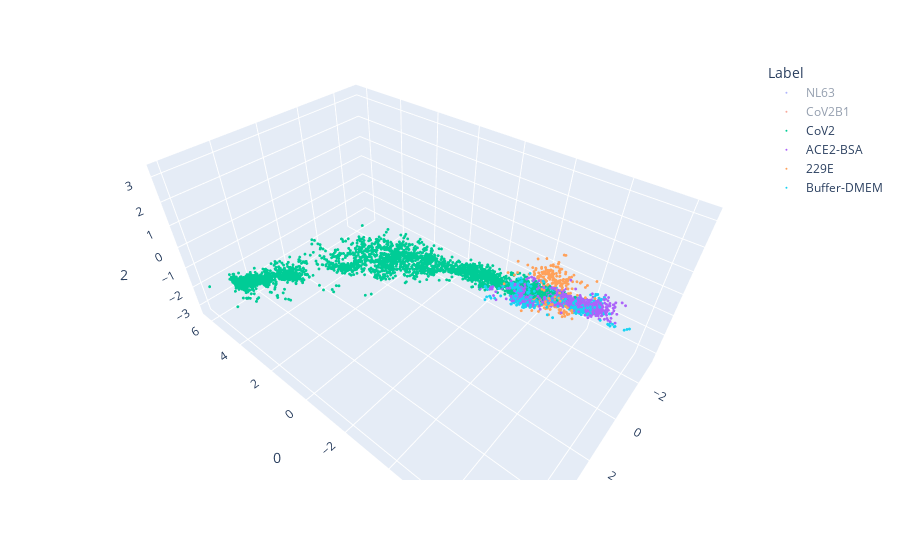

The cell this chart's notebook holds for it:
### Markdown cell above
Visualize the first 3 PCs using plotly, it's an interactive plot.

### Code cell
# Visualize the first 3 PCs
proj_3d = PCA(n_components=3).fit_transform(x_data)

fig_3d = px.scatter_3d(
    proj_3d, x=0, y=1, z=2,
    color=pcs_df['Label'], labels={'color': 'Label'}
)
fig_3d.update_traces(marker_size=1)

fig_3d.show()

### Figure 1 — Plotly figure (JSON) as saved in the notebook; plotly's stock layout.template omitted (floating-point values rounded to 4 significant figures; data arrays with more than 128 entries replaced by an {"elided": "..."} marker saying what was removed)
{"data": [{"hovertemplate": "Label=NL63<br>0=%{x}<br>1=%{y}<br>2=%{z}<extra></extra>", "legendgroup": "NL63", "marker": {"color": "#636efa", "size": 1, "symbol": "circle"}, "mode": "markers", "name": "NL63", "scene": "scene", "showlegend": true, "type": "scatter3d", "visible": "legendonly", "x": {"elided": "3259 float values"}, "y": {"elided": "3259 float values"}, "z": {"elided": "3259 float values"}}, {"hovertemplate": "Label=CoV2B1<br>0=%{x}<br>1=%{y}<br>2=%{z}<extra></extra>", "legendgroup": "CoV2B1", "marker": {"color": "#EF553B", "size": 1, "symbol": "circle"}, "mode": "markers", "name": "CoV2B1", "scene": "scene", "showlegend": true, "type": "scatter3d", "visible": "legendonly", "x": {"elided": "3710 float values"}, "y": {"elided": "3710 float values"}, "z": {"elided": "3710 float values"}}, {"hovertemplate": "Label=CoV2<br>0=%{x}<br>1=%{y}<br>2=%{z}<extra></extra>", "legendgroup": "CoV2", "marker": {"color": "#00cc96", "size": 1, "symbol": "circle"}, "mode": "markers", "name": "CoV2", "scene": "scene", "showlegend": true, "type": "scatter3d", "visible": true, "x": {"elided": "3639 float values"}, "y": {"elided": "3639 float values"}, "z": {"elided": "3639 float values"}}, {"hovertemplate": "Label=ACE2-BSA<br>0=%{x}<br>1=%{y}<br>2=%{z}<extra></extra>", "legendgroup": "ACE2-BSA", "marker": {"color": "#ab63fa", "size": 1, "symbol": "circle"}, "mode": "markers", "name": "ACE2-BSA", "scene": "scene", "showlegend": true, "type": "scatter3d", "x": {"elided": "734 float values"}, "y": {"elided": "734 float values"}, "z": {"elided": "734 float values"}}, {"hovertemplate": "Label=229E<br>0=%{x}<br>1=%{y}<br>2=%{z}<extra></extra>", "legendgroup": "229E", "marker": {"color": "#FFA15A", "size": 1, "symbol": "circle"}, "mode": "markers", "name": "229E", "scene": "scene", "showlegend": true, "type": "scatter3d", "x": {"elided": "474 float values"}, "y": {"elided": "474 float values"}, "z": {"elided": "474 float values"}}, {"hovertemplate": "Label=Buffer-DMEM<br>0=%{x}<br>1=%{y}<br>2=%{z}<extra></extra>", "legendgroup": "Buffer-DMEM", "marker": {"color": "#19d3f3", "size": 1, "symbol": "circle"}, "mode": "markers", "name": "Buffer-DMEM", "scene": "scene", "showlegend": true, "type": "scatter3d", "x": {"elided": "729 float values"}, "y": {"elided": "729 float values"}, "z": {"elided": "729 float values"}}], "layout": {"autosize": true, "legend": {"title": {"text": "Label"}, "tracegroupgap": 0}, "margin": {"t": 60}, "scene": {"aspectmode": "auto", "aspectratio": {"x": 1.518, "y": 0.958, "z": 0.6875}, "camera": {"center": {"x": 0, "y": 0, "z": 0}, "eye": {"x": -0.8911, "y": 1.044, "z": 1.15}, "projection": {"type": "perspective"}, "up": {"x": 0, "y": 0, "z": 1}}, "domain": {"x": [0, 1], "y": [0, 1]}, "xaxis": {"title": {"text": "0"}, "type": "linear"}, "yaxis": {"title": {"text": "1"}, "type": "linear"}, "zaxis": {"title": {"text": "2"}, "type": "linear"}}}}
